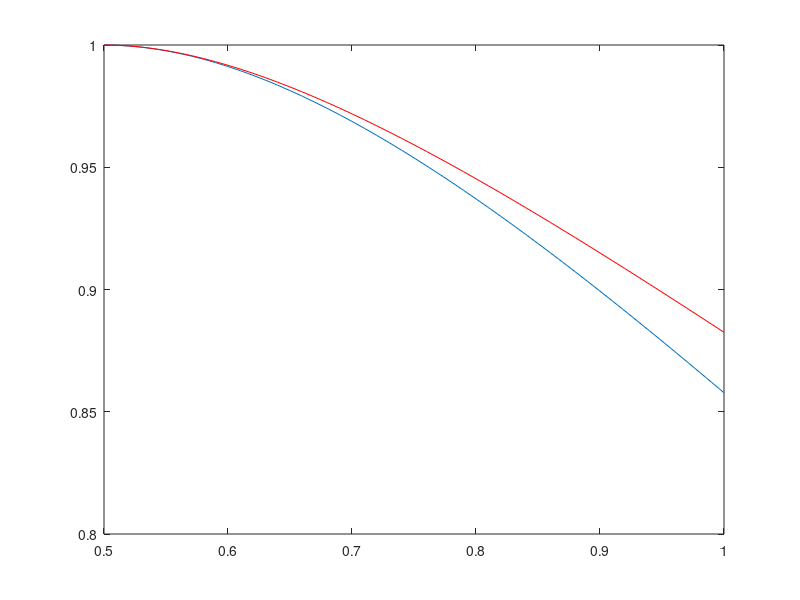

This chart was generated by the following MATLAB code:
mu0 = 0.5:0.01:1;
k = 1;
mu = mu0*k;
delta = 1 - k./(2*mu);

X = (exp(-delta)./((1-delta).^(1-delta))).^mu;
Y = exp(-(delta.^2).*mu/2);

plot(mu0, X); hold on; plot(mu0, Y, 'r'); hold off;